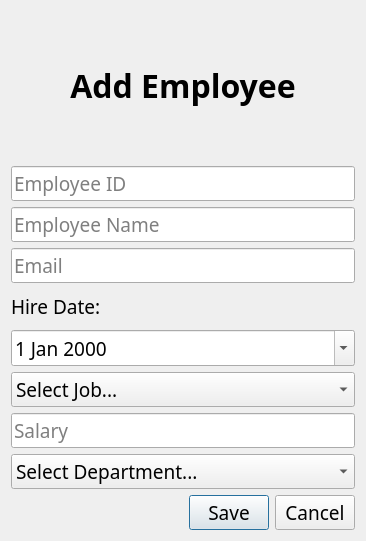
<?xml version="1.0" encoding="UTF-8"?>
<ui version="4.0">
 <class>Dialog</class>
 <widget class="QDialog" name="Dialog">
  <property name="geometry">
   <rect>
    <x>0</x>
    <y>0</y>
    <width>366</width>
    <height>541</height>
   </rect>
  </property>
  <property name="font">
   <font>
    <family>Segoe Print</family>
    <pointsize>14</pointsize>
   </font>
  </property>
  <property name="windowTitle">
   <string>Add Employee</string>
  </property>
  <layout class="QVBoxLayout" name="verticalLayout">
   <item>
    <widget class="QLabel" name="label">
     <property name="font">
      <font>
       <family>Segoe Print</family>
       <pointsize>24</pointsize>
       <weight>75</weight>
       <bold>true</bold>
      </font>
     </property>
     <property name="text">
      <string>Add Employee</string>
     </property>
     <property name="alignment">
      <set>Qt::AlignCenter</set>
     </property>
    </widget>
   </item>
   <item>
    <widget class="QLineEdit" name="le_emp_id">
     <property name="placeholderText">
      <string>Employee ID</string>
     </property>
    </widget>
   </item>
   <item>
    <widget class="QLineEdit" name="le_emp_name">
     <property name="placeholderText">
      <string>Employee Name</string>
     </property>
    </widget>
   </item>
   <item>
    <widget class="QLineEdit" name="le_email">
     <property name="placeholderText">
      <string>Email</string>
     </property>
    </widget>
   </item>
   <item>
    <widget class="QLabel" name="label_2">
     <property name="maximumSize">
      <size>
       <width>16777215</width>
       <height>35</height>
      </size>
     </property>
     <property name="text">
      <string>Hire Date:</string>
     </property>
    </widget>
   </item>
   <item>
    <widget class="QDateEdit" name="de_hire_date">
     <property name="calendarPopup">
      <bool>true</bool>
     </property>
    </widget>
   </item>
   <item>
    <widget class="QComboBox" name="cb_jobs">
     <item>
      <property name="text">
       <string>Select Job...</string>
      </property>
     </item>
    </widget>
   </item>
   <item>
    <widget class="QLineEdit" name="le_salary">
     <property name="placeholderText">
      <string>Salary</string>
     </property>
    </widget>
   </item>
   <item>
    <widget class="QComboBox" name="cb_depts">
     <item>
      <property name="text">
       <string>Select Department...</string>
      </property>
     </item>
    </widget>
   </item>
   <item>
    <widget class="QDialogButtonBox" name="buttonBox">
     <property name="orientation">
      <enum>Qt::Horizontal</enum>
     </property>
     <property name="standardButtons">
      <set>QDialogButtonBox::Cancel|QDialogButtonBox::Save</set>
     </property>
    </widget>
   </item>
  </layout>
 </widget>
 <resources/>
 <connections>
  <connection>
   <sender>buttonBox</sender>
   <signal>accepted()</signal>
   <receiver>Dialog</receiver>
   <slot>accept()</slot>
   <hints>
    <hint type="sourcelabel">
     <x>248</x>
     <y>254</y>
    </hint>
    <hint type="destinationlabel">
     <x>157</x>
     <y>274</y>
    </hint>
   </hints>
  </connection>
  <connection>
   <sender>buttonBox</sender>
   <signal>rejected()</signal>
   <receiver>Dialog</receiver>
   <slot>reject()</slot>
   <hints>
    <hint type="sourcelabel">
     <x>316</x>
     <y>260</y>
    </hint>
    <hint type="destinationlabel">
     <x>286</x>
     <y>274</y>
    </hint>
   </hints>
  </connection>
 </connections>
</ui>
